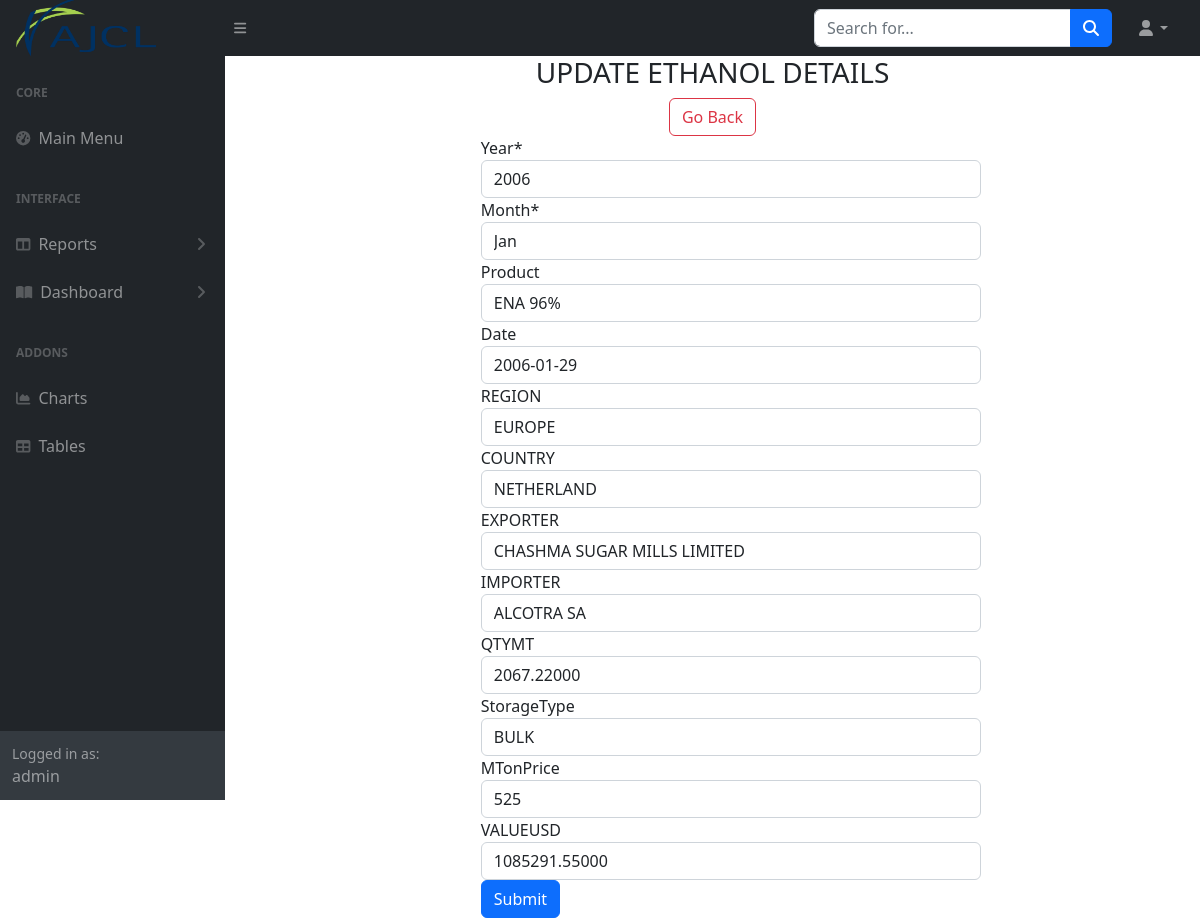
/ethanol/3/update/ (signed in), run on the app's committed database.
### pandasdemo/models.py (models this page shows)
class Ethanol(models.Model):
    IdNo = models.BigAutoField(primary_key=True)
    Year = models.PositiveSmallIntegerField(blank=False, null=False)
    Month = models.CharField(max_length=10, blank=False, null=False)
    Product = models.CharField(max_length=30, blank=True, null=True)
    Date = models.DateField(null=True,blank=True)
    REGION = models.CharField(max_length=20, blank=True, null=True)
    COUNTRY = models.CharField(max_length=40, blank=True, null=True)
    EXPORTER = models.CharField(max_length=200, blank=True, null=True)
    IMPORTER = models.CharField(max_length=200, blank=True, null=True)
    QTYMT = models.DecimalField(
        max_digits=25, decimal_places=5, blank=True, default=0.0, null=True)
    StorageType = models.CharField(max_length=25, blank=True, null=True)
    MTonPrice = models.IntegerField(blank=True, default=0, null=True)
    VALUEUSD = models.DecimalField(
        max_digits=20, decimal_places=5, blank=True, default=0.0, null=True)

### pandasdemo/views.py (the view)
# urls.py: path('ethanol/<pk>/update/', views.EthanolView.as_view(), name="update_ethanol"),
class EthanolView(LoginRequiredMixin,UpdateView):
    model = Ethanol
    form_class = EthanolForm
    template_name= "pandasdemo/update_ethanol.html"
    success_url = ('/ethanollist')

### pandasdemo/forms.py
class EthanolForm(forms.ModelForm):
    def __init__(self, *args, **kwargs):
        super().__init__(*args, **kwargs)
        self.helper = FormHelper(self)
        self.helper.form_method = 'POST'
        self.helper.add_input(Submit('submit', 'Submit'))
    class Meta:
        model = Ethanol
        fields = "__all__"

### pandasdemo/templates/pandasdemo/update_ethanol.html (shortened to what this page needs)
{% extends 'pandasdemo/index.html' %} {% load static %} {% block content %}
{% load crispy_forms_tags %}
<link
  href="https://cdn.jsdelivr.net/npm/bootstrap@5.2.0/dist/css/bootstrap.min.css"
  rel="stylesheet"
/>
<div class="text-center">
  <h3>UPDATE ETHANOL DETAILS</h3>
  <a href="{% url 'ethanollist' %}" button type="button" class="btn btn-outline-danger">Go Back</a>
</div>
<div class="container">
  <div class="row">
    <div class="col-3">
    </div>
    <div class="col-9">
      <div width=6>
      <form method="post" style="width: 500px">
        {% crispy form %}
             </form>
    </div>
  </div>
  </div>
</div>
{% endblock %}

### pandasdemo/templates/pandasdemo/index.html (shortened to what this page needs)
<!DOCTYPE html>
{% load static %} {% load humanize %}
<html lang="en">
  <head>
    <link
      href="https://cdn.jsdelivr.net/npm/simple-datatables@latest/dist/style.css"
      rel="stylesheet"
    />
    <link href="{% static 'pandasdemo/styles.css' %}" rel="stylesheet" />
  </head>
  <body class="sb-nav-fixed">
    <nav class="sb-topnav navbar navbar-expand navbar-dark bg-dark">
      <a class="navbar-brand ps-3" href="{% url 'home' %}">
        <img
          src="{% static 'pandasdemo/AJCLLogo.png' %}"
          width="140"
          height="56"
      /></a>
      <button
        class="btn btn-link btn-sm order-1 order-lg-0 me-4 me-lg-0"
        id="sidebarToggle"
        href=""
      >
        <i class="fas fa-bars"></i>
      </button>
      <form
        class="d-none d-md-inline-block form-inline ms-auto me-0 me-md-3 my-2 my-md-0"
      >
        <div class="input-group">
          <input
            class="form-control"
            type="text"
            placeholder="Search for..."
            aria-label="Search for..."
            aria-describedby="btnNavbarSearch"
          />
          <button class="btn btn-primary" id="btnNavbarSearch" type="button">
            <i class="fas fa-search"></i>
          </button>
        </div>
      </form>
      <ul class="navbar-nav ms-auto ms-md-0 me-3 me-lg-4">
        <li class="nav-item dropdown">
          <a
            class="nav-link dropdown-toggle"
            id="navbarDropdown"
            href=""
            role="button"
            data-bs-toggle="dropdown"
            aria-expanded="false"
            ><i class="fas fa-user fa-fw"></i
          ></a>
        </li>
      </ul>
    </nav>
    <div id="layoutSidenav">
      <div id="layoutSidenav_nav">
        <nav class="sb-sidenav accordion sb-sidenav-dark" id="sidenavAccordion">
          <div class="sb-sidenav-menu">
            <div class="nav">
              <div class="sb-sidenav-menu-heading">Core</div>
              <a class="nav-link" href="{% url 'home' %}">
                <div class="sb-nav-link-icon">
                  <i class="fas fa-tachometer-alt"></i>
                </div>
                Main Menu
              </a>
              <div class="sb-sidenav-menu-heading">Interface</div>
              <a
                class="nav-link collapsed"
                href="{% url 'home' %}"
                data-bs-toggle="collapse"
                data-bs-target="#collapseLayouts"
                aria-expanded="false"
                aria-controls="collapseLayouts"
              >
                <div class="sb-nav-link-icon">
                  <i class="fas fa-columns"></i>
                </div>
                Reports
                <div class="sb-sidenav-collapse-arrow">
                  <i class="fas fa-angle-down"></i>
                </div>
              </a>
              <a
                class="nav-link collapsed"
                href=""
                data-bs-toggle="collapse"
                data-bs-target="#collapsePages"
                aria-expanded="false"
                aria-controls="collapsePages"
              >
                <div class="sb-nav-link-icon">
                  <i class="fas fa-book-open"></i>
                </div>
                Dashboard
                <div class="sb-sidenav-collapse-arrow">
                  <i class="fas fa-angle-down"></i>
                </div>
              </a>
              <div class="sb-sidenav-menu-heading">Addons</div>
              <a class="nav-link" href="">
                <div class="sb-nav-link-icon">
                  <i class="fas fa-chart-area"></i>
                </div>
                Charts
              </a>
              <a class="nav-link" href="">
                <div class="sb-nav-link-icon"><i class="fas fa-table"></i></div>
                Tables
              </a>
            </div>
          </div>
          <div class="sb-sidenav-footer">
            <div class="small">Logged in as:</div>
            {{user.username}}
          </div>
        </nav>
      </div>
      <div id="layoutSidenav_content">
        <main>
          {%block content%}{% endblock %}
  </body>
</html>

### data on the page
Ethanol: Year "2006", Month "Jan", Product "ENA 96%", Date "2006-01-29", REGION "EUROPE", COUNTRY "NETHERLAND", EXPORTER "CHASHMA SUGAR MILLS LIMITED", IMPORTER "ALCOTRA SA", QTYMT "2067.22000", StorageType "BULK", MTonPrice "525", VALUEUSD "1085291.55000"

### other printed values
{{ user.username }} "admin"
